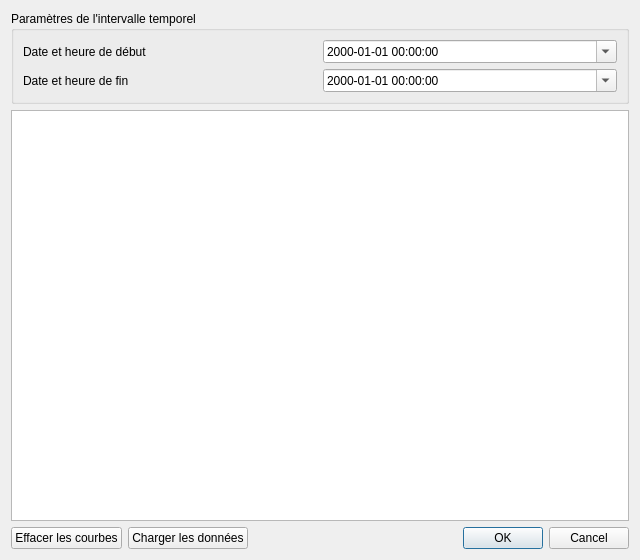
<?xml version="1.0" encoding="UTF-8"?>
<ui version="4.0">
 <class>GraphWindow</class>
 <widget class="QDialog" name="GraphWindow">
  <property name="geometry">
   <rect>
    <x>0</x>
    <y>0</y>
    <width>640</width>
    <height>560</height>
   </rect>
  </property>
  <property name="windowTitle">
   <string>Graphique des données de température et d'humidité</string>
  </property>
  <layout class="QVBoxLayout" name="verticalLayout">
   <item>
    <widget class="QGroupBox" name="gbIntervalle">
     <property name="title">
      <string>Paramètres de l'intervalle temporel</string>
     </property>
     <layout class="QGridLayout" name="gridIntervalle">
      <item row="0" column="0">
       <widget class="QLabel" name="labelDebut">
        <property name="text">
         <string>Date et heure de début</string>
        </property>
       </widget>
      </item>
      <item row="0" column="1">
       <widget class="QDateTimeEdit" name="dteStartTime">
        <property name="displayFormat">
         <string>yyyy-MM-dd HH:mm:ss</string>
        </property>
        <property name="calendarPopup">
         <bool>true</bool>
        </property>
       </widget>
      </item>
      <item row="1" column="0">
       <widget class="QLabel" name="labelFin">
        <property name="text">
         <string>Date et heure de fin</string>
        </property>
       </widget>
      </item>
      <item row="1" column="1">
       <widget class="QDateTimeEdit" name="dteEndTime">
        <property name="displayFormat">
         <string>yyyy-MM-dd HH:mm:ss</string>
        </property>
        <property name="calendarPopup">
         <bool>true</bool>
        </property>
       </widget>
      </item>
     </layout>
    </widget>
   </item>
   <item>
    <widget class="QGraphicsView" name="graphicsView"/>
   </item>
   <item>
    <layout class="QHBoxLayout" name="layoutBoutons">
     <item>
      <widget class="QPushButton" name="btnClearData">
       <property name="text">
        <string>Effacer les courbes</string>
       </property>
      </widget>
     </item>
     <item>
      <widget class="QPushButton" name="btnLoadData">
       <property name="text">
        <string>Charger les données</string>
       </property>
      </widget>
     </item>
     <item>
      <widget class="QDialogButtonBox" name="buttonBox">
       <property name="orientation">
        <enum>Qt::Horizontal</enum>
       </property>
       <property name="standardButtons">
        <set>QDialogButtonBox::Cancel|QDialogButtonBox::Ok</set>
       </property>
      </widget>
     </item>
    </layout>
   </item>
  </layout>
 </widget>
 <resources/>
 <connections>
  <connection>
   <sender>buttonBox</sender>
   <signal>accepted()</signal>
   <receiver>GraphWindow</receiver>
   <slot>accept()</slot>
  </connection>
  <connection>
   <sender>buttonBox</sender>
   <signal>rejected()</signal>
   <receiver>GraphWindow</receiver>
   <slot>reject()</slot>
  </connection>
 </connections>
</ui>
